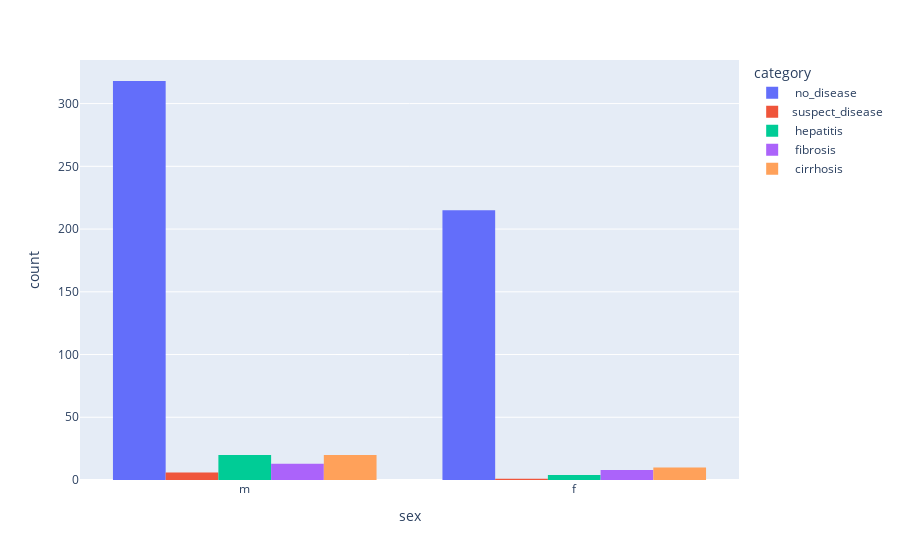

Notebook code for this chart:
### Code cell
# Plotting the Number of Male and Female according to category
fig=px.histogram(liver_disease_data,x='sex',color='category', barmode="group")
fig.show()

### Figure 1 — Plotly figure (JSON) as saved in the notebook; plotly's stock layout.template omitted (floating-point values rounded to 4 significant figures; data arrays with more than 128 entries replaced by an {"elided": "..."} marker saying what was removed)
{"data": [{"alignmentgroup": "True", "bingroup": "x", "hovertemplate": "category= no_disease<br>sex=%{x}<br>count=%{y}<extra></extra>", "legendgroup": " no_disease", "marker": {"color": "#636efa", "pattern": {"shape": ""}}, "name": " no_disease", "offsetgroup": " no_disease", "orientation": "v", "showlegend": true, "type": "histogram", "x": {"elided": "533 str values"}, "xaxis": "x", "yaxis": "y"}, {"alignmentgroup": "True", "bingroup": "x", "hovertemplate": "category=suspect_disease<br>sex=%{x}<br>count=%{y}<extra></extra>", "legendgroup": "suspect_disease", "marker": {"color": "#EF553B", "pattern": {"shape": ""}}, "name": "suspect_disease", "offsetgroup": "suspect_disease", "orientation": "v", "showlegend": true, "type": "histogram", "x": ["m", "m", "m", "m", "m", "m", "f"], "xaxis": "x", "yaxis": "y"}, {"alignmentgroup": "True", "bingroup": "x", "hovertemplate": "category= hepatitis<br>sex=%{x}<br>count=%{y}<extra></extra>", "legendgroup": " hepatitis", "marker": {"color": "#00cc96", "pattern": {"shape": ""}}, "name": " hepatitis", "offsetgroup": " hepatitis", "orientation": "v", "showlegend": true, "type": "histogram", "x": ["m", "m", "m", "m", "m", "m", "m", "m", "m", "m", "m", "m", "m", "m", "m", "m", "m", "m", "m", "m", "f", "f", "f", "f"], "xaxis": "x", "yaxis": "y"}, {"alignmentgroup": "True", "bingroup": "x", "hovertemplate": "category= fibrosis<br>sex=%{x}<br>count=%{y}<extra></extra>", "legendgroup": " fibrosis", "marker": {"color": "#ab63fa", "pattern": {"shape": ""}}, "name": " fibrosis", "offsetgroup": " fibrosis", "orientation": "v", "showlegend": true, "type": "histogram", "x": ["m", "m", "m", "m", "m", "m", "m", "m", "m", "m", "m", "m", "m", "f", "f", "f", "f", "f", "f", "f", "f"], "xaxis": "x", "yaxis": "y"}, {"alignmentgroup": "True", "bingroup": "x", "hovertemplate": "category= cirrhosis<br>sex=%{x}<br>count=%{y}<extra></extra>", "legendgroup": " cirrhosis", "marker": {"color": "#FFA15A", "pattern": {"shape": ""}}, "name": " cirrhosis", "offsetgroup": " cirrhosis", "orientation": "v", "showlegend": true, "type": "histogram", "x": ["m", "m", "m", "m", "m", "m", "m", "m", "m", "m", "m", "m", "m", "m", "m", "m", "m", "m", "m", "m", "f", "f", "f", "f", "f", "f", "f", "f", "f", "f"], "xaxis": "x", "yaxis": "y"}], "layout": {"barmode": "group", "legend": {"title": {"text": "category"}, "tracegroupgap": 0}, "margin": {"t": 60}, "xaxis": {"anchor": "y", "domain": [0, 1], "title": {"text": "sex"}}, "yaxis": {"anchor": "x", "domain": [0, 1], "title": {"text": "count"}}}}
